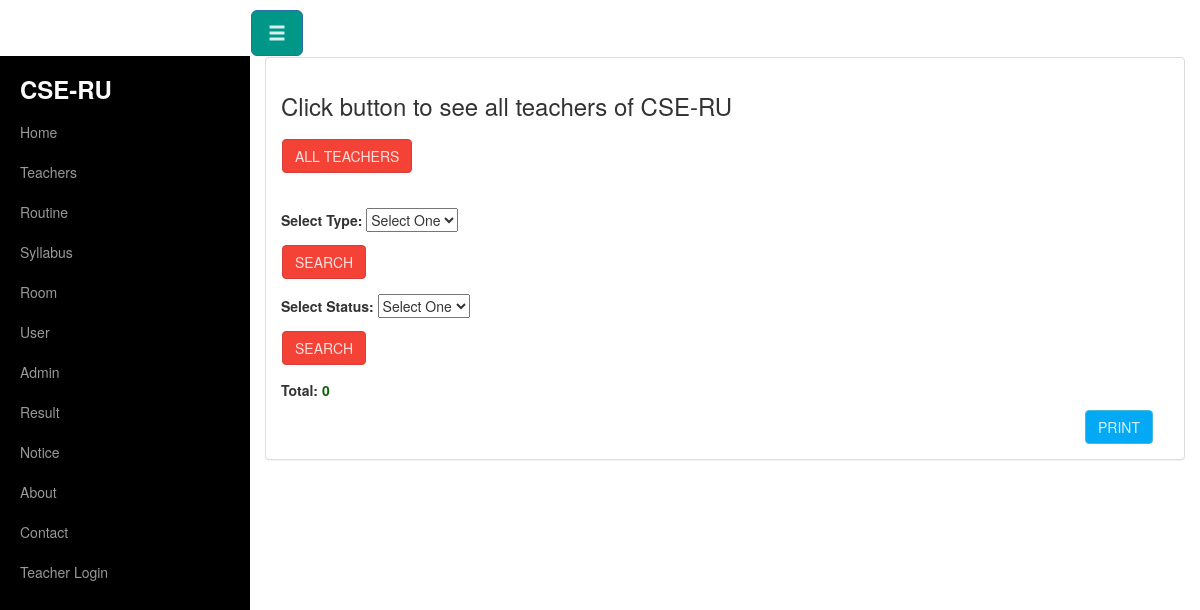
/teacher.php?type=Professor, run on an earlier commit of the app's database.
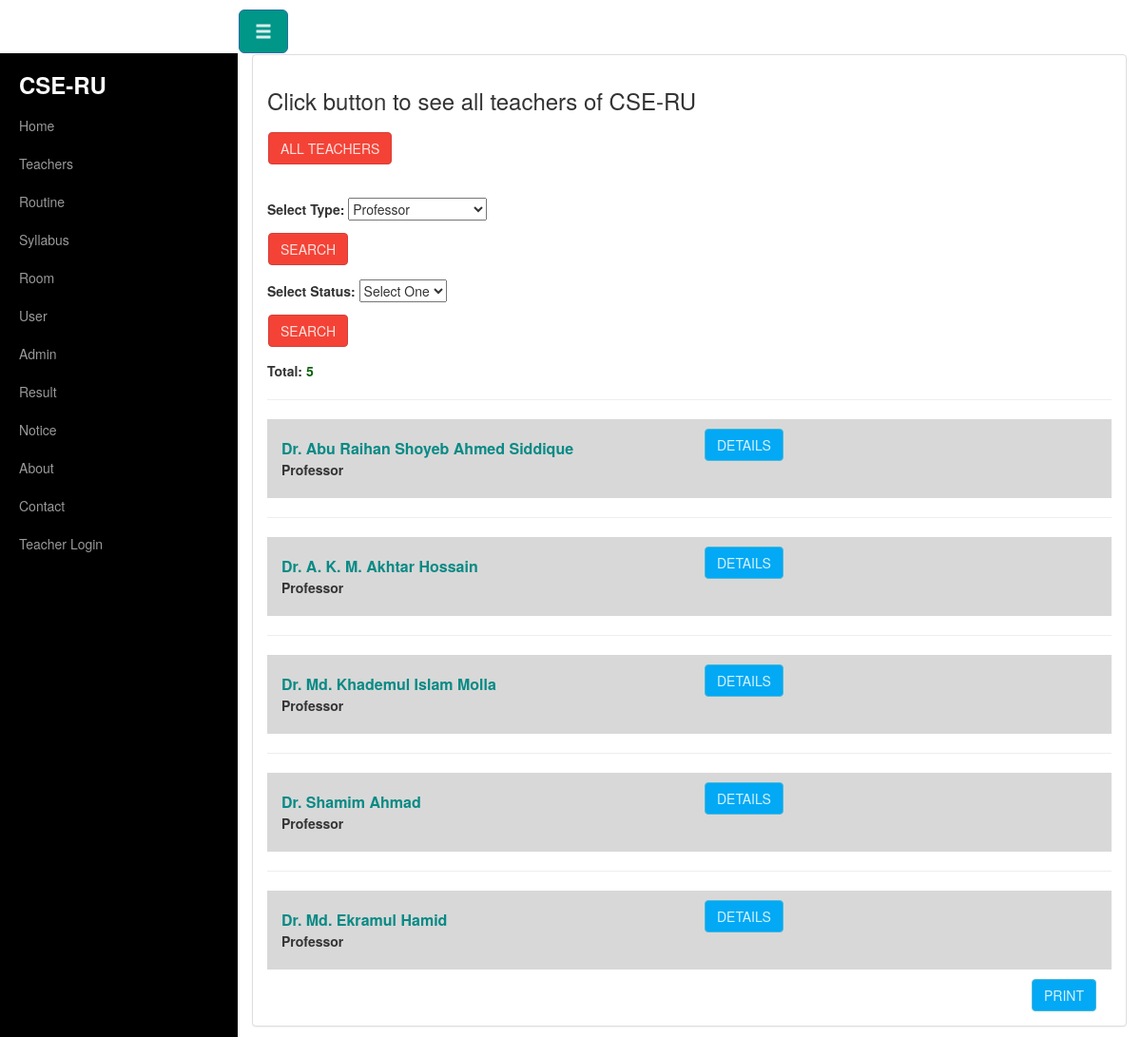
And on a later commit of the database.
### tables this page shows
CREATE TABLE IF NOT EXISTS `teachers` (
  `t_id` int(11) NOT NULL AUTO_INCREMENT,
  `name` varchar(255) NOT NULL,
  `type` varchar(100) NOT NULL,
  `qualification` text NOT NULL,
  `course` varchar(255) NOT NULL,
  `research` text NOT NULL,
  `status` varchar(100) NOT NULL,
  PRIMARY KEY (`t_id`)
);

### teacher.php (the view, shortened to what this page needs)
<?php
	include("header.php");
	include("db_con.php");
 ?>
<div class="container-fluid">
	<div class="row" id="wrapper">
	<?php require_once'menubar.php';?>
	<div class="col-sm-12">
		<div class="panel panel-default">
		<div class="panel-body">
<form action="teacher.php" method="post" name="myForm" role="form">
<div class="form-group">
	<h3>Click button to see all teachers of CSE-RU</h3>
	<input type="submit" name="btn_submit" value="all teachers" class="btn btn-danger">
</div>
</form><br/>
<?php
	$ty=$_REQUEST['type'];
	$op=mysqli_query($conn,"SELECT DISTINCT type FROM teachers");
?>
<form action="teacher.php" method="post" name="myForm" role="form">
<div class="form-group">
<label for="type">
   	Select Type:
</label>
	<SELECT name="type" id="type" >
	<option>Select One</option>
<?php
	    while ($t=mysqli_fetch_array($op)){
	    		$type=$t['type'];
	    		if(strcmp ($type,$ty) == 0){
	    			$isSelected="selected";
	    		}
	    		else{
	    			$isSelected="";
	    		}
	    	?>
		<option value="<?php echo $type; ?>"  <?=$isSelected; ?>   ><?php echo $type; ?></option>
<?php } ?>
	</SELECT><br/>
	<input type="submit" name="submit" value="Search" class="btn btn-danger">
</div>
</form>
<?php
	$op1=mysqli_query($conn,"SELECT DISTINCT status FROM teachers");
?>
<form action="teacher.php" method="post" name="myForm" role="form">
<div class="form-group">
<label for="status">
   	Select Status:
</label>
	<SELECT name="status" id="status" >
	<option>Select One</option>
<?php
	    while ($s=mysqli_fetch_array($op1)){
	    		print_r($s);
	    	?>
<?php } ?>
	</SELECT><br/>
	<input type="submit" name="submit" value="Search" class="btn btn-danger">
</div>
</form>
<div id="print_content">
<?php
$ty=$_REQUEST['type'];
if($ty==true){
$c=mysqli_query($conn,"SELECT COUNT(*) FROM teachers WHERE type='$ty'");
	while ($cp=mysqli_fetch_array($c)) {
echo "<b>Total: </b><b style='color:#0B610B;'>".$cp['COUNT(*)']."</b>";
}
if($ty!='Select One'){
$query=mysqli_query($conn,"SELECT * FROM teachers WHERE type='$ty'");
while($row=mysqli_fetch_array($query)){
		echo "<hr>";
		echo "<div class='container-fluid' style='background-color:#D8D8D8;'>";
		echo "<div class='row'>";
		echo "<div class='col-md-6'>";
		echo "<br/>";
		echo "<b style='font-size:16px; color:#088A85;'>".$row['name']."</b><br/>";
		echo "<b>".$row['type']."</b><br/>";
		echo "</div>";
		echo "<div class='col-md-6'>";
		echo '<a href="teacherinfo.php?id=' . $row['t_id'] . '"><b class="btn btn-info">Details</b></a>' ;
	    echo "</div>";
		echo "</div>";
		echo "<br/>";
		echo "</div>";
}
}else {
echo "<i style='color:red;'>Select at least one Type</i>";
}
}
?>
</div>
<div class="col-sm-12">
<a href="javascript:Clickheretoprint()" class="btn btn-info" style="float:right;">Print</a>
</div>
</div>
</div>
</div>
</div>
</div>

What changed in the data, as far as the page shows it:
added teachers: name "Dr. Abu Raihan Shoyeb Ahmed Siddique", type "Professor"
added teachers: name "Dr. A. K. M. Akhtar Hossain", type "Professor"
added teachers: name "Dr. Md. Khademul Islam Molla", type "Professor"
added teachers: name "Dr. Shamim Ahmad", type "Professor"
added teachers: name "Dr. Md. Ekramul Hamid", type "Professor"
Also different on the page:
form field type: "Select One" → "Professor"
new list line: "Total: 5"
list line gone: "Total: 0"
